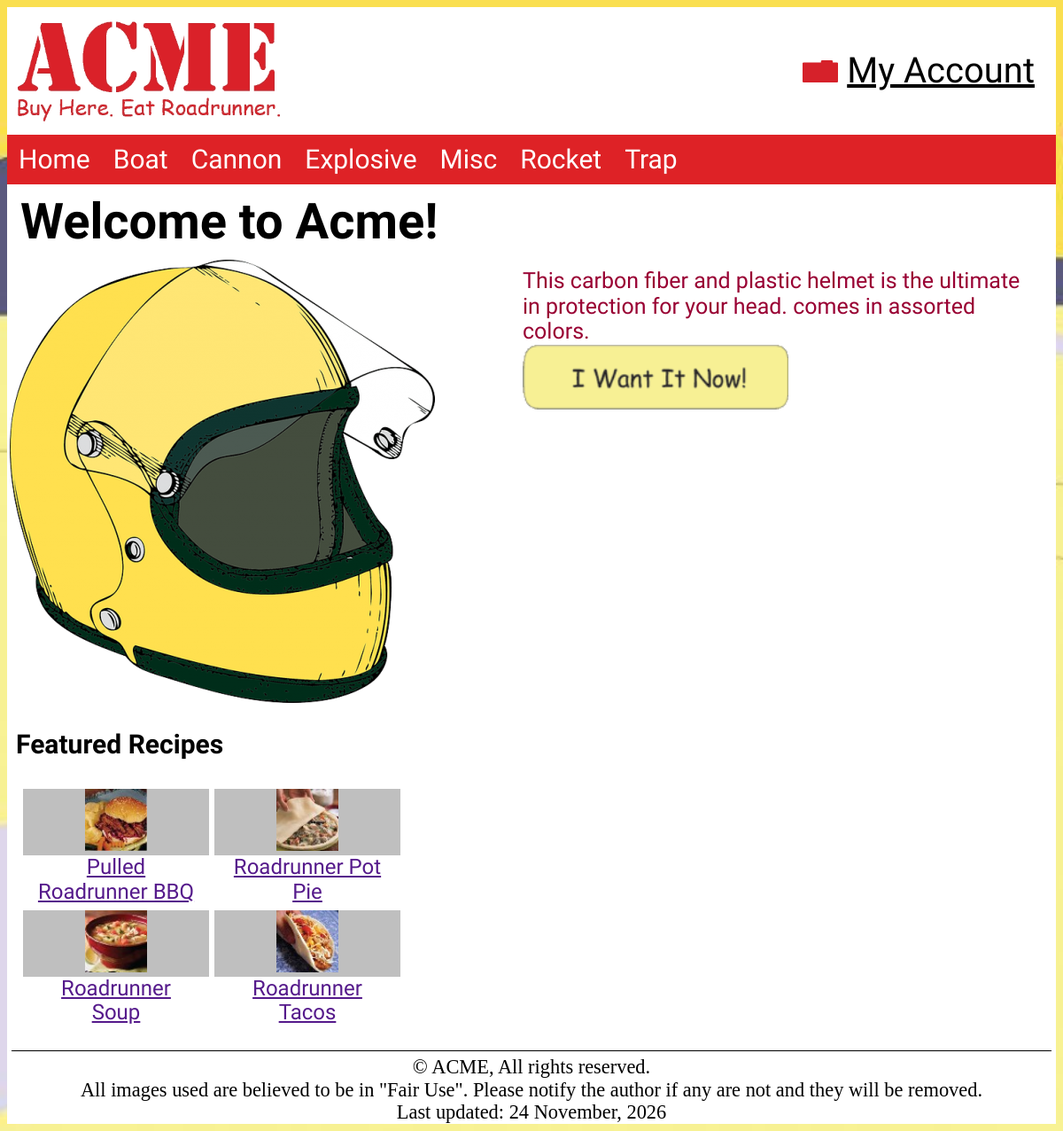
The page / on the database its author committed.
### tables this page shows
CREATE TABLE `categories` (
  `categoryId` int(10) UNSIGNED NOT NULL,
  `categoryName` varchar(30) NOT NULL
);

CREATE TABLE `inventory` (
  `invId` int(10) UNSIGNED NOT NULL,
  `invName` varchar(50) NOT NULL DEFAULT '',
  `invDescription` text NOT NULL,
  `invImage` varchar(50) NOT NULL DEFAULT '',
  `invThumbnail` varchar(50) NOT NULL DEFAULT '',
  `invPrice` decimal(10,2) NOT NULL DEFAULT '0.00',
  `invStock` smallint(6) NOT NULL DEFAULT '0',
  `invSize` smallint(6) NOT NULL DEFAULT '0',
  `invWeight` smallint(6) NOT NULL DEFAULT '0',
  `invLocation` varchar(35) NOT NULL DEFAULT '',
  `categoryId` int(10) UNSIGNED NOT NULL,
  `invVendor` varchar(20) NOT NULL DEFAULT '',
  `invStyle` varchar(20) NOT NULL DEFAULT '',
  `invFeatured` tinyint(1) DEFAULT NULL
);

### model/acme-model.php (called while the page is built, shortened)
<?php
function getCategories() {
 $db = acmeConnect();
 $sql = 'SELECT categoryId, categoryName FROM categories ORDER BY categoryName ASC';
 $stmt = $db->prepare($sql);
 $stmt->execute();
 $categories = $stmt->fetchAll();
 return $categories;
}

### model/products-model.php (called while the page is built, shortened)
<?php
function getFeaturedProductInfo(){
 $db = acmeConnect();
 $sql = 'SELECT * FROM inventory WHERE invFeatured = TRUE';
  $stmt = $db->prepare($sql);
  $stmt->execute();
  $prodInfo = $stmt->fetch(PDO::FETCH_ASSOC);
  return $prodInfo;
}

### index.php (the view, shortened to what this page needs)
<?php
 require_once 'model/acme-model.php';
 require_once 'model/products-model.php';
 require_once 'library/functions.php';
 $categories = getCategories();
 $navList = buildmainNavigation($categories);
 $action = filter_input(INPUT_POST, 'action');
 if ($action == NULL){
  $action = filter_input(INPUT_GET, 'action');
 }
 switch ($action){
  default:
   $featuredProdInfo = getFeaturedProductInfo();
   $featuredProduct = "<img id='featuredproduct' src='$featuredProdInfo[invImage]' alt='Image of $featuredProdInfo[invName] Featured Product'><ul id='upperlist'><li>$featuredProdInfo[invDescription]</li>
     <li><a href='/backendprojects/phpprojects/acme/' title='Add to cart button'><img id='actionbtn' alt='Add to cart button' src='/backendprojects/phpprojects/acme/images/site/iwantit.gif'></a></li>
    </ul>";
  include 'view/home.php';
 }

### library/functions.php (shortened to what this page needs)
<?php
function buildmainNavigation($categories){
 $navList = '<ul id="primaryNav" class="hide">';
 $navList .= "<li><a href='/backendprojects/phpprojects/acme/' title='View the Acme home page'>Home</a></li>";
 foreach ($categories as $category) {
  $navList .= "<li><a href='/backendprojects/phpprojects/acme/products/index.php?action=categorydisplay&categoryName=".urlencode($category['categoryName'])."' title='View our $category[categoryName] product line'>$category[categoryName]</a></li>";
 }
 $navList .= '</ul>';
 return $navList;
}

### css/acmestyles.css (style rules this page uses)
html { box-sizing: border-box; }
*, *:before, *:after { box-sizing: inherit; }
body { background-image: url("/backendprojects/phpprojects/acme/images/site/background.jpg"); background-repeat: no-repeat; background-size: cover; display: block; }
nav ul { display: flex; flex-flow: column nowrap; list-style-type: none; margin: 0; padding: 0; overflow: hidden; background-color: #de2226; }
.hide { display: none; }
nav ul li { border: 1px solid white; }
nav ul li a { display: block; color: #ffffff; font-family: 'Delius Swash Caps', cursive, "PT Serif"; font-size: 25px; text-align: center; padding: 3px 5px; text-decoration: none; margin: 0; cursor: pointer; }
#mainpicture #featuredproduct { max-width: 100%; margin: 0; padding: 0 3px 0 3px; }
main #mainpicture #upperlist { position: absolute; top: 20%; right: 0px; height: 230px; background-color: rgba(255, 255, 255, 0.5); width: 50%; margin: 0px; padding: 10px; background: rgba(255, 255, 255, 0.5); }
#mainpicture li { list-style-type: none; color: #990033; }
main #mainpicture a #actionbtn { width: 150px; }
@media only screen and (min-width: 37.5em) { .hide { display: flex; flex-flow: row wrap; } }
@media only screen and (min-width: 37.5em) { nav ul { display: flex; flex-flow: row wrap; } }
@media only screen and (min-width: 37.5em) { nav ul li { border: none; } }
@media only screen and (min-width: 37.5em) { nav ul li a { font-size: 25px; padding: 7px 9px; margin: 1px; } }
@media only screen and (min-width: 37.5em) { main #mainpicture #upperlist { height: 250px; padding: 10px; width: 50%; top: 0; right: 10px; } }
@media only screen and (min-width: 37.5em) { #mainpicture li { font-size: 20px; } }
@media only screen and (min-width: 37.5em) { main #mainpicture a #actionbtn { width: 200px; } }
@media only screen and (min-width: 64em) { nav ul li a { font-size: 30px; padding: 10px 12px; margin: 1px; } }
@media only screen and (min-width: 64em) { main #mainpicture #upperlist { height: 350px; margin-top: 0px; margin-right: 10px; opacity: 1; background-color: transparent; } }
@media only screen and (min-width: 64em) { #mainpicture li { font-size: 25px; } }
@media only screen and (min-width: 64em) { main #mainpicture a #actionbtn { width: 300px; } }

### rows shown on the page
categories: categoryName "Boat"
categories: categoryName "Cannon"
categories: categoryName "Explosive"
categories: categoryName "Misc"
categories: categoryName "Rocket"
categories: categoryName "Trap"
inventory: invImage (picture), invDescription "This carbon fiber and plastic helmet is the ultimate in protection for your head. comes in assorted colors."

### other values the page prints
date('j F, Y', getlastmod()) "24 November, 2026"
